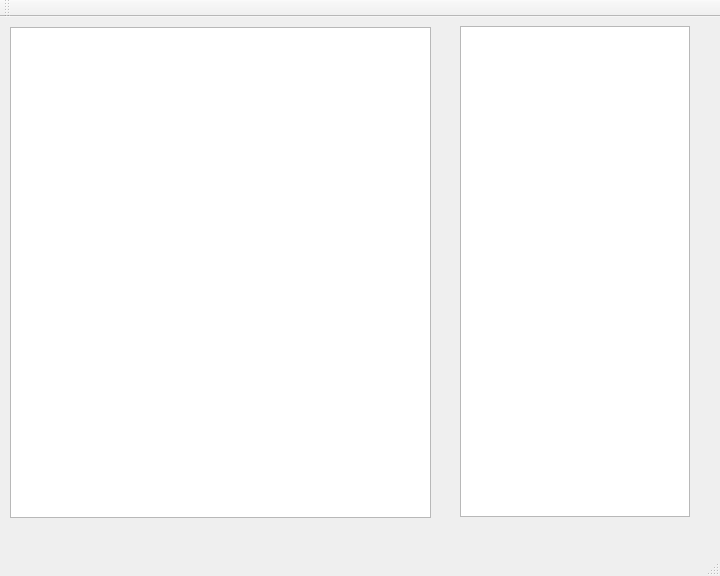
<?xml version="1.0" encoding="UTF-8"?>
<ui version="4.0">
 <class>MainWindow</class>
 <widget class="QMainWindow" name="MainWindow">
  <property name="geometry">
   <rect>
    <x>0</x>
    <y>0</y>
    <width>720</width>
    <height>576</height>
   </rect>
  </property>
  <property name="windowTitle">
   <string>MainWindow</string>
  </property>
  <widget class="QWidget" name="centralWidget">
   <widget class="QTreeView" name="treeView">
    <property name="geometry">
     <rect>
      <x>10</x>
      <y>10</y>
      <width>421</width>
      <height>491</height>
     </rect>
    </property>
   </widget>
   <widget class="QListView" name="listView">
    <property name="geometry">
     <rect>
      <x>460</x>
      <y>9</y>
      <width>230</width>
      <height>491</height>
     </rect>
    </property>
   </widget>
  </widget>
  <widget class="QMenuBar" name="menuBar">
   <property name="geometry">
    <rect>
     <x>0</x>
     <y>0</y>
     <width>720</width>
     <height>25</height>
    </rect>
   </property>
  </widget>
  <widget class="QToolBar" name="mainToolBar">
   <attribute name="toolBarArea">
    <enum>TopToolBarArea</enum>
   </attribute>
   <attribute name="toolBarBreak">
    <bool>false</bool>
   </attribute>
  </widget>
  <widget class="QStatusBar" name="statusBar"/>
 </widget>
 <layoutdefault spacing="6" margin="11"/>
 <resources/>
 <connections/>
</ui>
